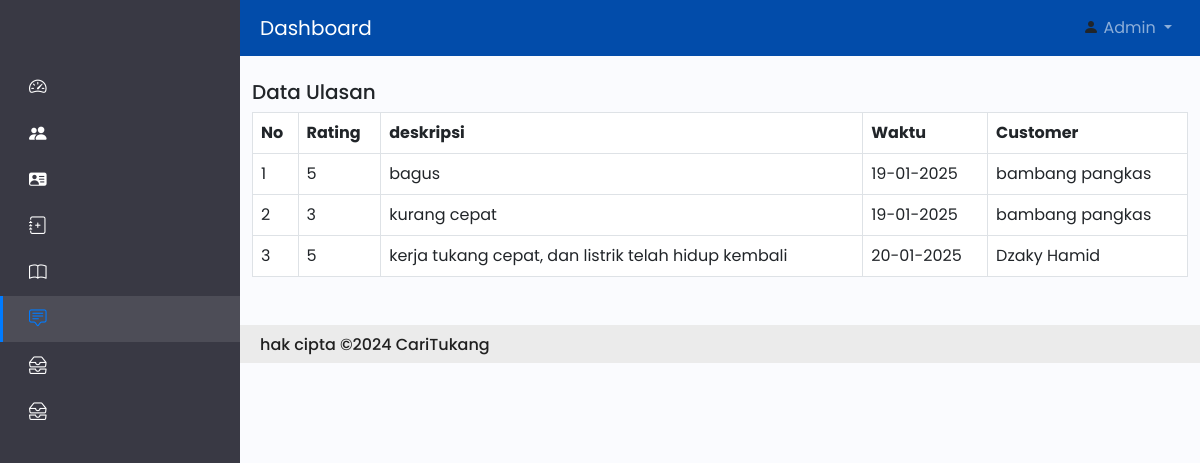
Screenshot of /admin/index.php/ulasan with the database file from the repository.
### tables this page shows
CREATE TABLE `ulasan` (
  `id_ulasan` int(11) NOT NULL,
  `jumlah_ulasan` varchar(1) NOT NULL,
  `deskripsi_ulasan` text DEFAULT NULL,
  `waktu_ulasan` datetime(6) NOT NULL,
  `id_customer` int(11) NOT NULL
);

CREATE TABLE `customer` (
  `id_customer` int(11) NOT NULL,
  `email_customer` varchar(100) NOT NULL,
  `username_customer` varchar(100) NOT NULL,
  `password_customer` varchar(100) NOT NULL,
  `nama_customer` varchar(150) NOT NULL,
  `alamat_customer` text NOT NULL,
  `wa_customer` varchar(15) NOT NULL
);

### admin/application/controllers/Ulasan.php (called while the page is built, shortened)
<?php
class Ulasan extends CI_Controller
{
    function index()
    {
        $this->load->model('Mulasan');
        $data['ulasan'] = $this->Mulasan->tampil();
        $this->load->view('sidebar');
        $this->load->view('header');
        $this->load->view('ulasan_tampil', $data);
        $this->load->view('footer');
    }
}
 ?>

### admin/index.php (called while the page is built, shortened)
<?php
require_once BASEPATH.'core/CodeIgniter.php';

### admin/application/models/Mulasan.php (called while the page is built)
<?php
class Mulasan extends CI_Model {
	function tampil() {
        $this->db->select('ulasan.*, customer.nama_customer');
		$this->db->from('ulasan');
		$this->db->join('customer', 'ulasan.id_customer = customer.id_customer', 'left');
        $q = $this->db->get();
		return $q->result_array();
	}
}
?>

### admin/application/views/ulasan_tampil.php (the view)
<div class="container-fluid mt-4">
    <h5>Data Ulasan</h5>
        <table class="table table-bordered" id="tableku">
            <thead>
                <tr>
                    <th>No</th>
                    <th>Rating</th>
                    <th>deskripsi </th>
                    <th>Waktu</th>
                    <th>Customer</th>
                </tr>
            </thead>
            <tbody>
                <?php foreach ($ulasan as $k => $v) : ?>
                    <tr>
                        <td><?php echo $k + 1; ?></td>
                        <td><?php echo $v['jumlah_ulasan'];  ?></td>
                        <td><?php echo $v['deskripsi_ulasan'];  ?></td>
                        <td><?php echo date('d-m-Y', strtotime($v['waktu_ulasan']));  ?></td>
                        <td><?php echo $v['nama_customer'];  ?></td>
                    </tr>
                <?php endforeach ?>
            </tbody>
        </table>
</div>

### admin/application/views/style.css (style rules this page uses)
body { font-family: 'Poppins', sans-serif; }

### admin/application/views/sidebar.php (style rules this page uses)
body { font-family: 'Poppins', sans-serif; }

### rows the page displays
ulasan: jumlah_ulasan "5", deskripsi_ulasan "bagus", waktu_ulasan "19-01-2025", id_customer.nama_customer "bambang pangkas"
ulasan: jumlah_ulasan "3", deskripsi_ulasan "kurang cepat", waktu_ulasan "19-01-2025", id_customer.nama_customer "bambang pangkas"
ulasan: jumlah_ulasan "5", deskripsi_ulasan "kerja tukang cepat, dan listrik telah hidup kembali", waktu_ulasan "20-01-2025", id_customer.nama_customer "Dzaky Hamid"
